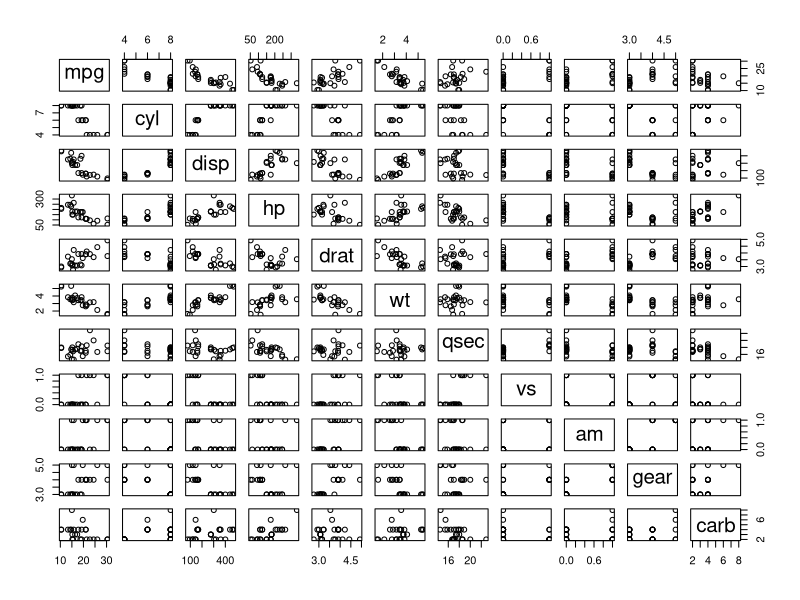

The R script that drew this image: (Note: this script raises an error after producing the figure.)
## ---- chunk 1
knitr::opts_chunk$set(echo = TRUE)
## ---- chunk 2
library(tidyverse)
library(magrittr)

mtcars %>% 
  filter(carb > 1) %T>%
  plot() #No ggplot!!
## ---- chunk 3
x <- 1:10
y <- c(5, 7, 9, 11)

unico <- function(x, y) {
  #unique no funcionaría porque y puede tener cosas que no tiene x
  
  x[!(x %in% y)]
  
}
## ---- chunk 4
x <- 1:15
int <- 8

sum(x == int)

## ---- chunk 5

name <- names(mtcars)

class(select(mtcars, name[i]))

